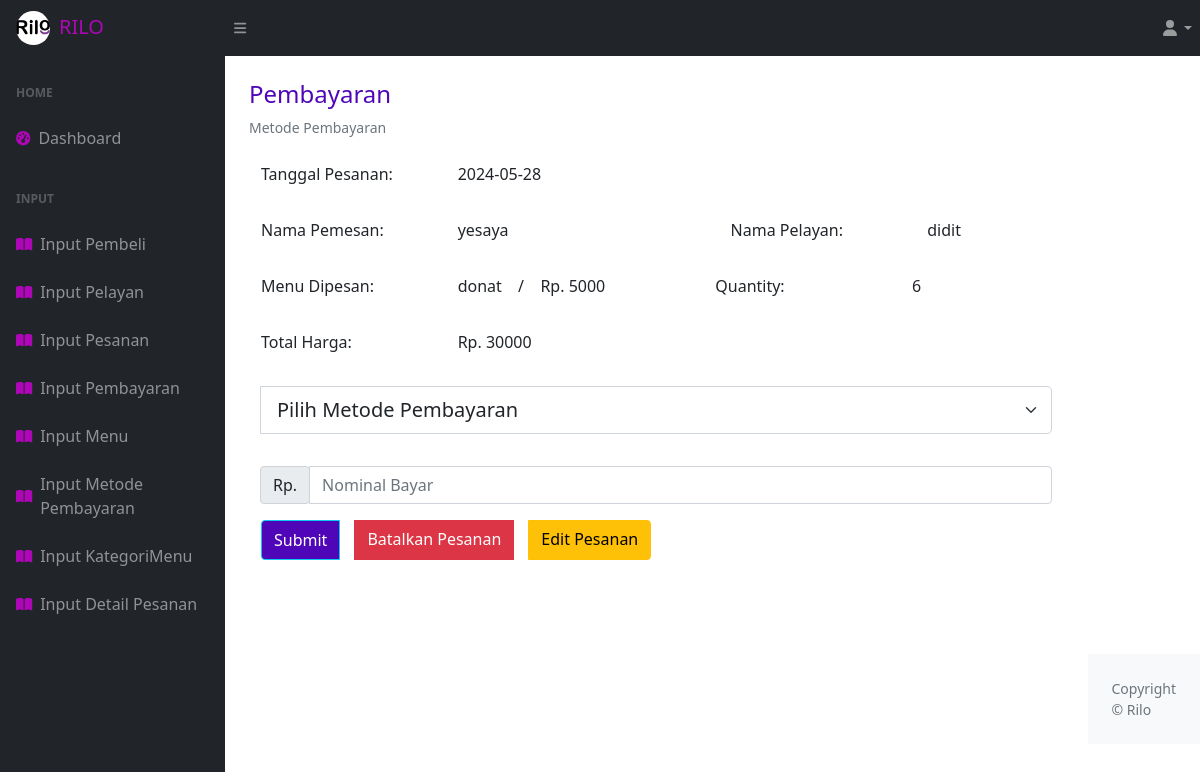
/Pembayaran/pembayaran.php?idPesanan=21, run on the app's committed database.
### tables this page shows
CREATE TABLE `pesanan` (
  `idPesanan` int(11) NOT NULL,
  `tanggalPesanan` date NOT NULL,
  `idPembeli` int(11) NOT NULL,
  `idPelayan` char(5) NOT NULL
);

CREATE TABLE `pembeli` (
  `idPembeli` int(11) NOT NULL,
  `nama_pembeli` varchar(50) NOT NULL
);

CREATE TABLE `pelayan` (
  `idPelayan` char(5) NOT NULL,
  `nama` varchar(50) NOT NULL,
  `alamat` varchar(50) NOT NULL,
  `noTelp` varchar(15) NOT NULL
);

CREATE TABLE `menu` (
  `idMenu` char(3) NOT NULL,
  `namaMenu` varchar(50) NOT NULL,
  `Harga` int(11) NOT NULL,
  `idKategoriMenu` char(3) NOT NULL
);

CREATE TABLE `detailpesanan` (
  `idDetailPesanan` int(11) NOT NULL,
  `idPesanan` int(11) NOT NULL,
  `idMenu` char(3) NOT NULL,
  `quantity` int(11) NOT NULL,
  `hargaSatuan` int(11) NOT NULL
);

### Pembayaran/pembayaran.php (the view, shortened to what this page needs)
<?php
include "../Pesanan/proses_pesanan.php";
if(isset($_GET['idPesanan'])) {
    $idPesanan = $_GET['idPesanan'];
    $qPesanan = mysqli_query($con,"SELECT * FROM pesanan WHERE idPesanan ='$idPesanan'");
    $recPesanan = mysqli_fetch_array($qPesanan);
    $idPembeli = $recPesanan['idPembeli'];
    $idPelayan = $recPesanan['idPelayan'];
    $qDtlPsn = mysqli_query($con, "SELECT * FROM detailpesanan WHERE idPesanan = '$idPesanan'");
    $recDtlPsn = mysqli_fetch_array($qDtlPsn);
    $idMenu = $recDtlPsn['idMenu'];
}
?>
<!DOCTYPE html>
<html lang="en">
    <head>
        <link href="https://cdn.jsdelivr.net/npm/simple-datatables@latest/dist/style.css" rel="stylesheet" />
        <link href="../assets/css/styles.css" rel="stylesheet" />
    </head>
    <body class="sb-nav-fixed">
        <nav class="sb-topnav navbar navbar-expand navbar-dark bg-dark">
            <h6 class="navbar-brand ps-3" style="color :#AF06B8 " href="home.php"><img src="../assets/img/Rilo.png" class="img-fluid rounded-circle me-2" style="height : 35px; padding-right : 1px; padding-bottom:1px;">RILO</h6>
            <button class="btn btn-link btn-sm order-1 order-lg-0 me-4 me-lg-0" id="sidebarToggle" href="#!"><i class="fas fa-bars"></i></button>
            <ul class="navbar-nav ms-auto ">
                <li class="nav-item dropdown">
                    <a class="nav-link dropdown-toggle" id="navbarDropdown" href="#" role="button" data-bs-toggle="dropdown" aria-expanded="false"><i class="fas fa-user fa-fw"></i></a>
                </li>
            </ul>
        </nav>
        <div id="layoutSidenav">
            <div id="layoutSidenav_nav">
                <nav class="sb-sidenav accordion sb-sidenav-dark" id="sidenavAccordion">
                    <div class="sb-sidenav-menu">
                        <div class="nav">
                            <div class="sb-sidenav-menu-heading">Home</div>
                            <a class="nav-link" href="dashboard.php">
                                <div class="sb-nav-link-icon" style="color :#AF06B8 "><i class="fas fa-tachometer-alt"></i></div>
                                Dashboard
                            </a>
                            <div class="sb-sidenav-menu-heading">Input</div>
                            <a class="nav-link" href="pembeli.php">
                                <div class="sb-nav-link-icon"style="color :#AF06B8 "><i class="fas fa-book-open"></i></div>
                                Input Pembeli
                            </a>
                            <a class="nav-link" href="pelayan.php">
                                <div class="sb-nav-link-icon"style="color :#AF06B8 "><i class="fas fa-book-open"></i></div>
                                Input Pelayan
                            </a>
                            <a class="nav-link" href="pesanan.php">
                                <div class="sb-nav-link-icon"style="color :#AF06B8 "><i class="fas fa-book-open"></i></div>
                                Input Pesanan
                            </a>
                            <a class="nav-link" href="pembayaran.php">
                                <div class="sb-nav-link-icon"style="color :#AF06B8 "><i class="fas fa-book-open"></i></div>
                                Input Pembayaran
                            </a>
                            <a class="nav-link" href="menu.php">
                                <div class="sb-nav-link-icon"style="color :#AF06B8 "><i class="fas fa-book-open"></i></div>
                                Input Menu
                            </a>
                            <a class="nav-link" href="metodePembayaran.php">
                                <div class="sb-nav-link-icon"style="color :#AF06B8 "><i class="fas fa-book-open"></i></div>
                                Input Metode Pembayaran
                            </a>
                            <a class="nav-link" href="kategoriMenu.php">
                                <div class="sb-nav-link-icon"style="color :#AF06B8 "><i class="fas fa-book-open"></i></div>
                                Input KategoriMenu
                            </a>
                            <a class="nav-link" href="detailPesanan.php">
                                <div class="sb-nav-link-icon"style="color :#AF06B8 "><i class="fas fa-book-open"></i></div>
                                Input Detail Pesanan
                            </a>
                      </nav>
                  </div>
            <div id="layoutSidenav_content">
                <main>
                    <div class="container-fluid px-4">
                      <h4 class="mt-4" style="color : #4F06B8;">Pembayaran</h4>
                        <div class="d-flex align-items-center justify-content-between small">
                            <div class="text-muted mb-4">Metode Pembayaran</div>
                        </div>
    <div id="wrapper">
    <div class="container-fluid">
        <div class="row justify-content-md-center">
        <div class="col col-lg-13">
        <form action="pembayaran.php?idPesanan=<?php echo $idPesanan ?>" method="POST" class="portlet light bordered">
                <div class="input-group input-group-outline mb-3">
                  <label class="control-label col-md-3">Tanggal Pesanan: </label>
                  <p class="form-control-static"><?= $recPesanan['tanggalPesanan'] ?></p>
                </div>
                <div class="input-group input-group-outline mb-3">
                    <?php
                        $dkat = mysqli_query($con,"SELECT * FROM pembeli WHERE idPembeli = '$idPembeli'");
                        while ($bkat= mysqli_fetch_array($dkat)){
                    ?>
                    <label class="control-label col-md-3">Nama Pemesan: </label>
                    <p class="form-control-static"><?= $bkat['nama_pembeli'] ?></p>
                    <?php } ?>
                    <p>&emsp;&emsp;&emsp;&emsp;&emsp;&emsp;&emsp;&emsp;&emsp;&emsp;&emsp;&emsp;&emsp;&emsp;</p>
                    <?php
                        $dkat = mysqli_query($con,"SELECT * FROM pelayan WHERE idPelayan = '$idPelayan'");
                        while ($bkat= mysqli_fetch_array($dkat)){
                    ?>
                        <label class="control-label col-md-3">Nama Pelayan: </label>
                        <p class="form-control-static"><?= $bkat['nama'] ?></p>
                        </div>
                    <?php } ?>
                </div>
                <div class="input-group input-group-outline mb-3">
                    <?php
                        $dkat = mysqli_query($con,"SELECT * FROM menu WHERE idMenu = '$idMenu'");
                        while ($bkat= mysqli_fetch_array($dkat)){
                    ?>
                      <label class="control-label col-md-3">Menu Dipesan: </label>
                      <p class="form-control-static"><?= $bkat['namaMenu'] ?> &ensp; / &ensp; Rp. <?= $bkat['Harga'] ?></p>
                    <?php } ?>
                    <p>&emsp;&emsp;&emsp;&emsp;&emsp;&emsp;&emsp;</p>
                    <?php
                        $dkat = mysqli_query($con,"SELECT * FROM detailpesanan WHERE idPesanan = '$idPesanan'");
                        while ($bkat= mysqli_fetch_array($dkat)){
                    ?>
                      <label class="control-label col-md-3">Quantity: </label>
                      <p class="form-control-static"><?= $bkat['quantity'] ?></p>
                    <?php } ?>
                </div>
                <?php
                    $dkat = mysqli_query($con,"SELECT * FROM detailpesanan WHERE idPesanan = '$idPesanan'");
                    while ($bkat= mysqli_fetch_array($dkat)){
                ?>
                <div class="input-group input-group-outline mb-3">
                  <label class="control-label col-md-3">Total Harga: </label>
                  <p class="form-control-static">Rp. <?= $bkat['hargaSatuan'] ?></p>
                </div>
                <?php } ?>
                <div class="input-group input-group-outline mb-3">
                    <select name="idMetodePembayaran" class="form-select form-select-lg mb-3" aria-label=".form-select-lg example" autofocus>
                        <option selected>Pilih Metode Pembayaran</option>
                    </select>
                </div>
                <div class="input-group input-group-outline mb-3">
                    <div class="input-group-prepend">
                        <span class="input-group-text" id="basic-addon1">Rp.</span>
                    </div>
                    <input id="bayar" type="text" class="form-control" name="bayar" placeholder="Nominal Bayar" style="width: 75px;" autofocus>
                </div>
                <div class="input-group input-group-outline mb-3">
                    <input type="submit" style="background-color : #4F06B8;" class="btn btn-info text-white" name="btnSimpanPembayaran" value="Submit" >
                    <p>&emsp;</p>
                    <a href="../Pesanan/pesanan.php?idPesanan=<?= $recPesanan['idPesanan'] ?>" class="btn btn-danger text-white">Batalkan Pesanan</a>
                    <p>&emsp;</p>
                    <a href="../Pesanan/editpesanan.php?idPesanan=<?= $recPesanan['idPesanan'] ?>" class="btn btn-warning">Edit Pesanan</a>
                </div>
            </div>
        </div>
    </div>
    </div>
        </div>
        <footer class="py-4 bg-light mt-auto">
                <div class="container-fluid px-4">
                    <div class="d-flex align-items-center justify-content-between small">
                        <div class="text-muted">Copyright &copy; Rilo</div>
                            </div>
                        </div>
                    </footer>
                </div>
    <a class="scroll-to-top rounded" href="#page-top">
    </a>
</body>
</html>

### data on the page
pesanan: tanggalPesanan "2024-05-28"
pembeli: nama_pembeli "yesaya"
pelayan: nama "didit"
menu: namaMenu "donat", Harga "5000"
detailpesanan: quantity "6", hargaSatuan "30000"
